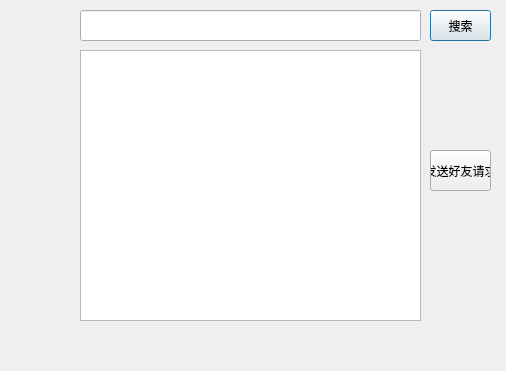
<?xml version="1.0" encoding="UTF-8"?>
<ui version="4.0">
 <class>AddFriDlg</class>
 <widget class="QDialog" name="AddFriDlg">
  <property name="geometry">
   <rect>
    <x>0</x>
    <y>0</y>
    <width>506</width>
    <height>371</height>
   </rect>
  </property>
  <property name="windowTitle">
   <string>Dialog</string>
  </property>
  <widget class="QLineEdit" name="fri_search_content">
   <property name="geometry">
    <rect>
     <x>80</x>
     <y>10</y>
     <width>341</width>
     <height>31</height>
    </rect>
   </property>
  </widget>
  <widget class="QListWidget" name="fri_list">
   <property name="geometry">
    <rect>
     <x>80</x>
     <y>50</y>
     <width>341</width>
     <height>271</height>
    </rect>
   </property>
  </widget>
  <widget class="QPushButton" name="search_btn">
   <property name="geometry">
    <rect>
     <x>430</x>
     <y>10</y>
     <width>61</width>
     <height>31</height>
    </rect>
   </property>
   <property name="text">
    <string>搜索</string>
   </property>
  </widget>
  <widget class="QPushButton" name="fri_request">
   <property name="geometry">
    <rect>
     <x>430</x>
     <y>150</y>
     <width>61</width>
     <height>41</height>
    </rect>
   </property>
   <property name="text">
    <string>发送好友请求</string>
   </property>
  </widget>
 </widget>
 <resources/>
 <connections/>
</ui>
